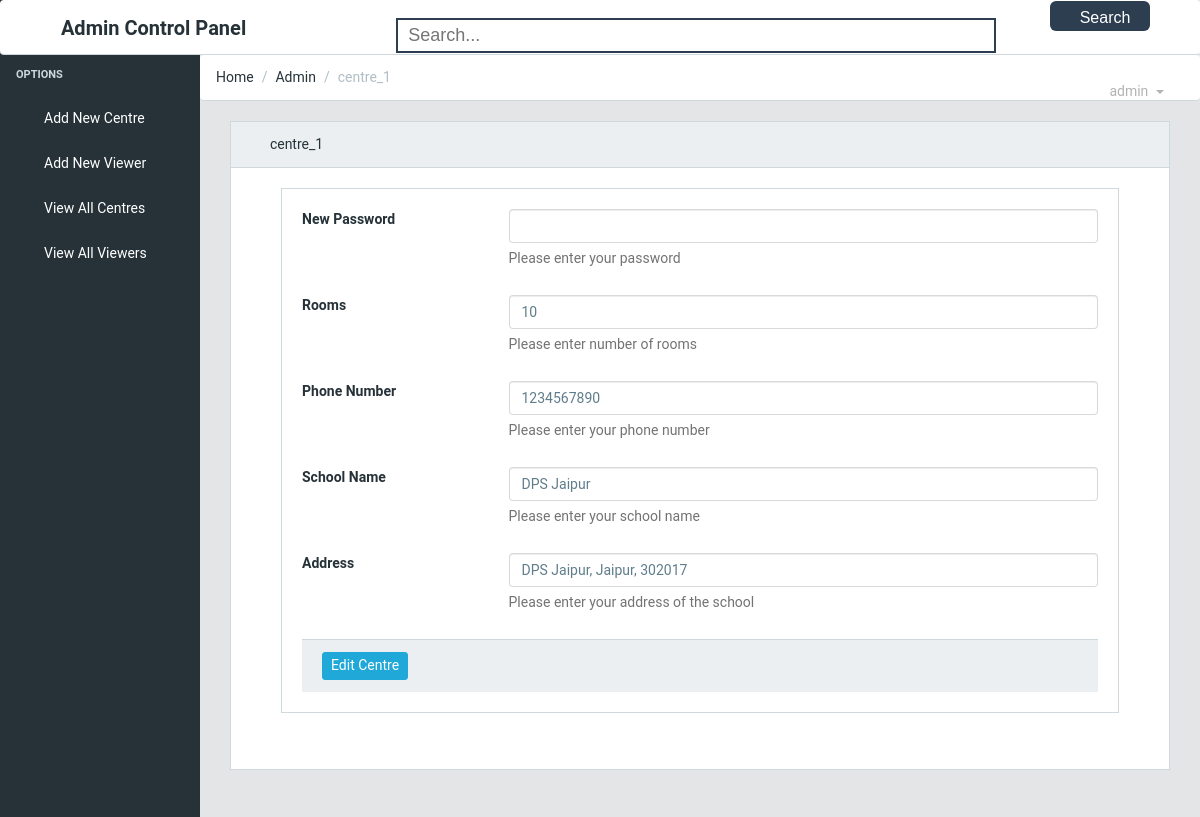
Screenshot of /edit.php?choice=centre_1 with the database file from the repository.
### tables this page shows
CREATE TABLE `centres` (
  `username` varchar(255) NOT NULL,
  `password` varchar(255) NOT NULL,
  `name` varchar(255) NOT NULL,
  `phone` bigint(20) NOT NULL,
  `rooms` int(11) NOT NULL,
  `address` text NOT NULL
);

### edit.php (the view, shortened to what this page needs)
<?php
	include('connection.php');
	$choice = $_GET['choice'];
	function render($error)
	{
		include('connection.php');
		$choice = $_GET['choice'];
		echo '<!DOCTYPE html>
		<html lang="en"><head><meta http-equiv="Content-Type" content="text/html; charset=UTF-8">
        <link href="./helper/font-awesome.min.css" rel="stylesheet">
        <link href="./helper/simple-line-icons.css" rel="stylesheet">
		<link rel="stylesheet" href="helper/bootstrap.min.css">
        <link href="./helper/style.css" rel="stylesheet">
		<link href="styles.css" rel="stylesheet">
		</head>
		<body class="navbar-fixed sidebar-nav fixed-nav  pace-done"><div class="pace  pace-inactive"><div class="pace-progress" data-progress-text="100%" data-progress="99" style="transform: translate3d(100%, 0px, 0px);">
	</div>
	<div class="pace-activity"></div></div>
			<header class="navbar">
				<div class="container-fluid">
					<h style="font-size:20px;float:left;margin-left:5%"><b>Admin Control Panel</b></h>';
				?>
				<form  autocomplete="off" style="float:left" id="contact-form" method="post" >
				<input type="text" name="title" id="title" onclick="search()" onkeydown="search()" onkeypress="search()" onkeyup="search()" autocomplete="off" class="search_url" placeholder="Search..."  data-toggle="dropdown" aria-haspopup="true" aria-expanded="false" style="border: 2px solid #2c3e50;" />
				<button style="background: #2c3e50;" name='searc' class="search">
				Search
				<span class="glyphicon glyphicon-search"></span>
				</button>
				<?php
                echo '
				</form>
				<ul class="nav navbar-nav pull-right hidden-md-down" style="margin-right:20px;margin-top:17px">
                    <li class="nav-item dropdown">
                        <a class="nav-link dropdown-toggle nav-link" data-toggle="dropdown" href="login.php" role="button" aria-haspopup="true" aria-expanded="false">
                            <span class="hidden-md-down">admin</span>
                        </a>
                    </li>
                </ul>
				</div>
			</header>
			<div class="sidebar">
				<nav class="sidebar-nav open" style="height: 558px;">
					<ul class="nav">
                    <li class="nav-title">
                        Options
                    </li>
                    <li class="nav-item nav-dropdown">
                        <a class="nav-link" href="form1.php?choice=Add New Centre"><i class="icon-puzzle"></i>Add New Centre</a>
                    </li>
                    <li class="nav-item nav-dropdown">
                        <a class="nav-link" href="form2.php?choice=Add New Viewer"><i class="icon-star"></i>Add New Viewer</a>
                    </li>
                    <li class="nav-item">
                        <a class="nav-link" href="table.php?choice=View All Centres"><i class="icon-calculator"></i>View All Centres</a>
                    </li>
                    <li class="nav-item">
                        <a class="nav-link" href="table.php?choice=View All Viewers"><i class="icon-pie-chart"></i>View All Viewers</a>
                    </li>
                </ul>
				</nav>
			</div>
			<main class="main">
				<ol class="breadcrumb">
					<li class="breadcrumb-item">Home</li>
					<li class="breadcrumb-item">Admin</a></li>
					<li class="breadcrumb-item active">'.$choice.'</li>
				</ol>
				<div class="container-fluid">
					<div class="animated fadeIn">
						<div class="row">
							<div class="col-lg-12">
								<div class="card">
									<div class="card-header"><i class="fa fa-align-justify"></i>'.$choice.'</div>
									<div class="card-block">
										<table class="table table-bordered table-striped table-condensed">
											<div class="container-fluid">
												<div class="animated fadeIn">
													<div class="card">
														<div class="card-block">';
															$result = mysqli_query($conn,"SELECT * FROM centres where username = '".$choice."'");
															$run = mysqli_fetch_assoc($result);
																echo '
															<form method="post" class="form-horizontal ">
																<div class="form-group row">
																	<label class="col-md-3 form-control-label" for="hf-password">New Password</label>
																	<div class="col-md-9">
																		<input type="password" id="hf-password" name="hf-password" autocomplete="off" class="form-control">
																		<span class="help-block">Please enter your password</span>
																	</div>
																</div>
																<div class="form-group row">
																	<label class="col-md-3 form-control-label" for="hf-rooms">Rooms</label>
																	<div class="col-md-9">
																		<input type="number" id="hf-rooms" name="hf-rooms" autocomplete="off" class="form-control" value="'.$run['rooms'].'" required>
																		<span class="help-block">Please enter number of rooms</span>
																	</div>
																</div>
																<div class="form-group row">
																	<label class="col-md-3 form-control-label" for="hf-phone">Phone Number</label>
																	<div class="col-md-9">
																		<input type="number_format" id="hf-phone" name="hf-phone" autocomplete="off" class="form-control" value="'.$run['phone'].'" required>
																		<span class="help-block">Please enter your phone number</span>
																	</div>
																</div>
																<div class="form-group row">
																	<label class="col-md-3 form-control-label" for="hf-name">School Name</label>
																	<div class="col-md-9">
																		<input type="number_format" id="hf-name" name="hf-name" autocomplete="off" class="form-control" value="'.$run['name'].'" required>
																		<span class="help-block">Please enter your school name</span>
																	</div>
																</div>
																<div class="form-group row">
																	<label class="col-md-3 form-control-label" for="hf-address">Address</label>
																	<div class="col-md-9">
																		<input type="number_format" id="hf-address" name="hf-address" autocomplete="off" class="form-control" value="'.$run['address'].'" required>
																		<span class="help-block">Please enter your address of the school</span>
																	</div>
																</div>
																<p style="color:red; size:12px">'.$error.'</p>
																<div class="card-footer">
																	<input type="submit" name="addc" class="btn btn-sm btn-primary" value="Edit Centre">
																</div>
															</form>';
															echo '
														</div>
													</div>
												</div>
											</div>
										</table>
									</div>
								</div>
							</div>
						</div>
					</div>
				</div>
			</main>
			<script src="./Table_files/jquery.min.js.download"></script>
			<script src="./Table_files/tether.min.js.download"></script>
			<script src="./Table_files/bootstrap.min.js.download"></script>
			<script src="./Table_files/pace.min.js.download"></script>
			<script src="./Table_files/Chart.min.js.download"></script>
			<script src="./Table_files/app.js.download"></script>
	</body></html>';
	}
	if(isset($_POST['addc'])){
				$pass = $_REQUEST['hf-password'];
				$roomn = $_REQUEST['hf-rooms'];
				$phone = $_REQUEST['hf-phone'];
				$name = $_REQUEST['hf-name'];
				$address = $_REQUEST['hf-address'];
				if($pass == "")
				{
					$result = mysqli_query($conn,"UPDATE centres SET rooms = '".$roomn."', phone = '".$phone."', name = '".$name."', address = '".$address."' where username = '".$choice."'");
				}
				else{
					$shapass = sha1($pass);
					$result = mysqli_query($conn,"UPDATE centres SET password = '".$shapass."', rooms = '".$roomn."', phone = '".$phone."', name = '".$name."', address = '".$address."' where username = '".$choice."'");
				}
					if($result){
						render("Successful");
					}
					else{
						render("Enter Again");
					}
			}
			else{
				render("");
			}
?>

### styles.css (style rules this page uses)
html, body { font-family: 'Roboto', 'Helvetica', sans-serif; }
.search_url { background: none; border: 2px solid #92d07f; outline: none; padding: 5px 10px; margin-right: 50px; margin-left: 150px; font: 18px arial; color: #666; width: 600px; }
.search { padding: 8px 30px; color: #fff; border: none; outline: none; height:30px; width:100px; font: normal 16px arial; border-radius: 6px; cursor: pointer; float: center; text-align:center; }

### rows the page displays
centres: hf-rooms "10", hf-phone "1234567890", hf-name "DPS Jaipur", hf-address "DPS Jaipur, Jaipur, 302017"

### other values shown
$choice "centre_1"
